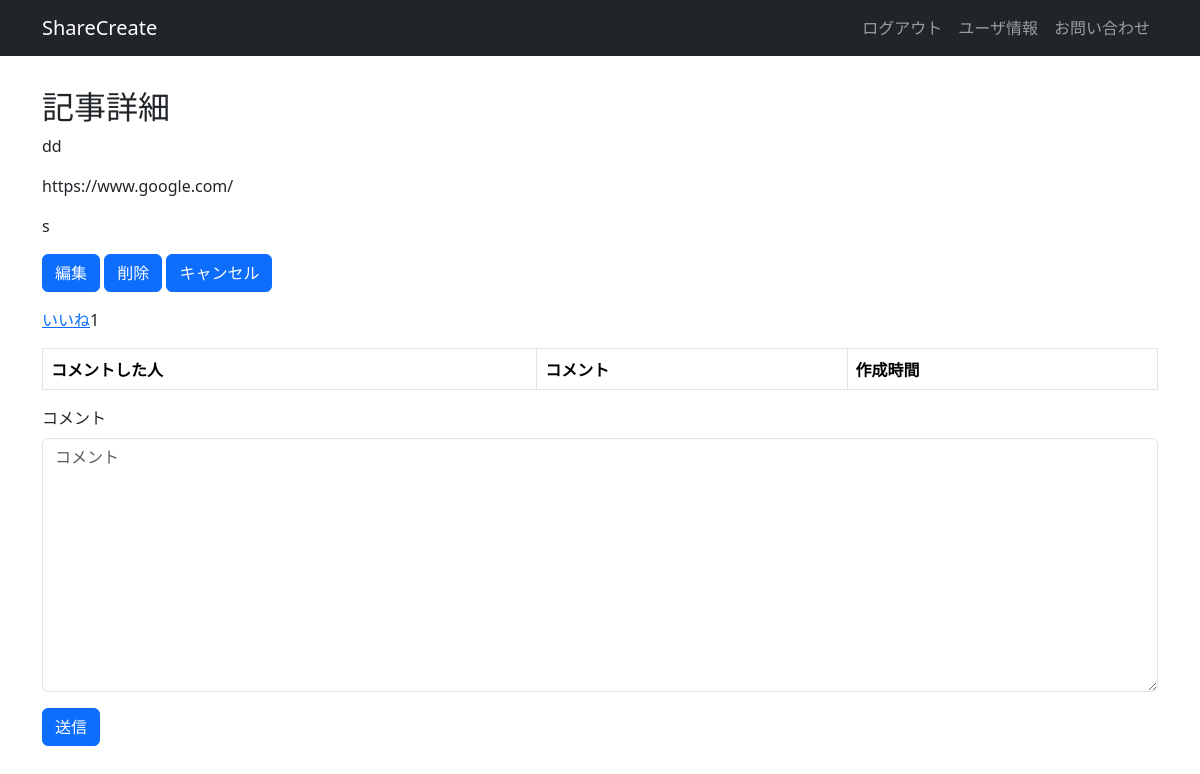
Page /share_create/detail_article/1/ (signed in) on the committed database.
### share_create/models.py (models this page shows)
class Article(models.Model):
    title = models.CharField('タイトル', max_length=50)
    url = models.URLField('URL')
    description = models.TextField('本文', max_length=100000)
    created_by = models.CharField('作成者', max_length=20, null=True)
    created_at = models.DateTimeField('作成時間', auto_now_add=True)
    updated_at = models.DateTimeField('最終更新時間', auto_now=True)
    user = models.ForeignKey(User, on_delete=models.CASCADE)
    fav = models.ManyToManyField(User, related_name='article_fav', blank=True)
    tags = TaggableManager(blank=True)
    class Meta:
        db_table = 'article'

### share_create/views.py (the view, shortened to what this page needs)
# urls.py: path('detail_article/<int:pk>/', DetailArticleView.as_view(), name='detail_article'),
class DetailArticleView(ModelFormMixin, DetailView):
    template_name = "share_create/detail_article.html"
    model = Article
    form_class = CommentsForm
    def get_context_data(self, **kwargs):
        context = super(DetailArticleView, self).get_context_data(**kwargs)
        context['comments'] = Comments.objects.filter(article_id=self.kwargs['pk'])
        return context

### share_create/forms.py
class CommentsForm(ModelForm):
    class Meta:
        model = Comments
        fields = (
            'text',
        )

### templates/share_create/detail_article.html (shortened to what this page needs)
{% extends "base.html" %}
{% load django_bootstrap5 %}
{% block main %}
    <h2>記事詳細</h2>
    <p>{{ object.title }}</p>
    <p>{{ object.url}}</p>
    {% autoescape off %}
    <p>{{ object.description }}</p>
    {% endautoescape %}
    {% if user.is_authenticated %}
    <a class="btn btn-primary" href="{% url 'share_create:update_article' object.pk %}">編集</a>
    <a class="btn btn-primary" href="{% url 'share_create:delete_article' object.pk %}">削除</a>
    <a class="btn btn-primary" href="{% url 'accounts:list_profile' %}">キャンセル</a>
    {% endif %}
    {% if request.user in object.fav.all %}
        <a href="{% url 'share_create:fav_detail' object.pk %}" >いいね</a>{{object.fav.count}}
    {% else %}
        <a href="{% url 'share_create:fav_detail' object.pk %}">いいね</a>{{object.fav.count}}
    {% endif %}
    <table class="table table-striped table-bordered">
        <thead>
            <tr>
                <th scope="col">コメントした人</th>
                <th scope="col">コメント</th>
                <th scope="col">作成時間</th>
            </tr>
        </thead>
    </table>
    <form method="post">
        {% bootstrap_form form %}
        {% bootstrap_button button_type="submit" content="送信" %}
    </form>
{% endblock %}

### rows in the picture
Article: title "dd", url "https://www.google.com/", description "s", fav.count "1"
